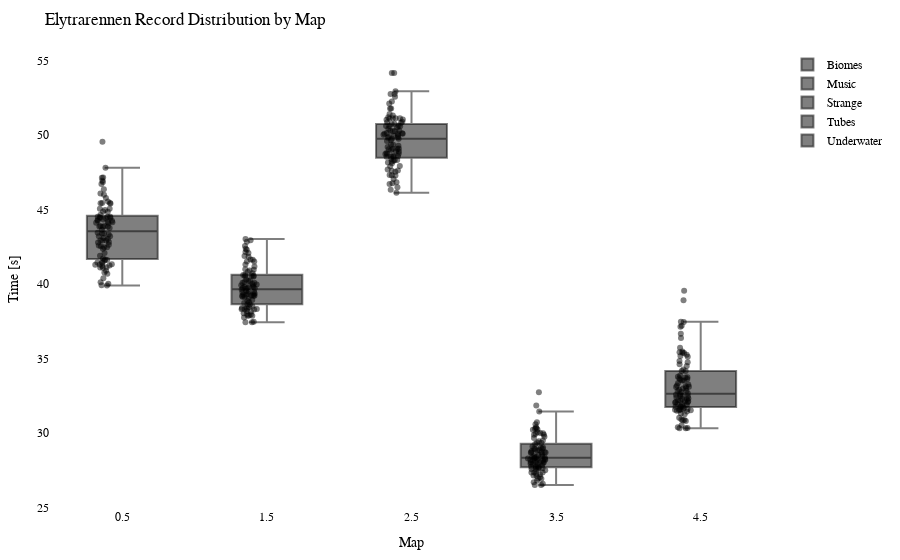

The notebook cell saved with this chart:
### Code cell
import plotly.graph_objects as go
import plotly.io as pio

df = getRecordsDataframe(minigame="Elytrarennen")

# Calculate the offset for centering the data points
num_columns = len(df.columns)
offset = 0.5

# Create a Swarm plot using Plotly
fig = go.Figure()

for i, column in enumerate(df.columns):
    x_values = [i + offset] * len(df[column])  # Adjust x-values with offset for horizontal centering
    fig.add_trace(go.Box(x=x_values,
                         y=df[column],
                         name=column,
                         boxpoints='all',
                         pointpos=-0.5,  # Adjust point position to prevent overlapping
                         marker=dict(color='rgba(0,0,0,0.5)', size=6),  # Adjust marker color and size
                         hovertext=df.index,
                         hoverinfo='text+y'))

fig.update_layout(title="Elytrarennen Record Distribution by Map",
                  xaxis=dict(title="Map"),
                  yaxis=dict(title="Time [s]"),
                  showlegend=True,
                  font=dict(family="Arial", size=12, color="black"),  # Customize font
                  plot_bgcolor="white",  # Set background color
                  margin=dict(l=50, r=50, t=50, b=50),  # Adjust margins for better layout
                  )

pio.show(fig)

pio.write_html(fig, "out/elytr_swarm_plot.html")

### Figure 1 — Plotly figure (JSON) as saved in the notebook; plotly's stock layout.template omitted (floating-point values rounded to 4 significant figures)
{"data": [{"boxpoints": "all", "hoverinfo": "text+y", "hovertext": ["agowskyy", "Anni808", "Axollotel", "BacardiSprite", "bawskey", "BusinessBent", "ByNetherdude", "byTobi", "cediiiiii_10", "Chander24", "Chrisi20101", "crocodile1870", "cxl1lo", "DarkCobweb", "DerBaumIstDerWeg", "Dokkkkko", "Ex4cted", "Falke23_5", "Feinberg", "Fflopse", "ForceFox", "Freeeedom", "frutigall", "GamemasterNiki", "GeneralEnte06", "Gerrygames", "Gobo9", "GrafikKatze", "Grapfen", "Gummibearchen", "H1ghsay", "h4nnes", "Harold_Sensemann", "HerrDante", "itemTooltipExport", "Jan2220", "JennieKim", "jimmi1410", "JOW23", "Joy_8oy", "JustK1lling", "KakaMC", "Kanickelul", "Kokochampi", "Kokochampo", "Krusti", "Kyuudo", "LeWi_100", "Livgo", "lizsyy", "LordAlexos", "Lubotter2009", "Luis_XYZ", "M0orey_0", "marbrueck", "Martomias", "Mincheeen", "MrNulfred", "Nexilus", "Ninivee", "officialryzon", "Oronor", "PedroZockt", "Picutar", "PixlNight", "PolizeiDreamy", "Radattel", "Raefinzs", "Ritokii", "rXzEr_Justin", "Sackkerl", "schmaarek", "ScreamingBlatz", "Sebi1801", "Seemops_8", "Sey__", "SpeckyCut", "StaudammAusHolz", "Tomiokey", "tsuneee", "twitchparaskiill", "Txlentierter", "Umgfoin", "WirdNichtGeladen", "Wissender", "xBaumeisterin", "xX_Dima_ggg_Xx6", "xX_Masha_ggg_Xx9", "ymq_", "yzvm", "zTotito", "_n3d", "_Waldi_"], "marker": {"color": "rgba(0,0,0,0.5)", "size": 6}, "name": "Biomes", "pointpos": -0.5, "type": "box", "x": [0.5, 0.5, 0.5, 0.5, 0.5, 0.5, 0.5, 0.5, 0.5, 0.5, 0.5, 0.5, 0.5, 0.5, 0.5, 0.5, 0.5, 0.5, 0.5, 0.5, 0.5, 0.5, 0.5, 0.5, 0.5, 0.5, 0.5, 0.5, 0.5, 0.5, 0.5, 0.5, 0.5, 0.5, 0.5, 0.5, 0.5, 0.5, 0.5, 0.5, 0.5, 0.5, 0.5, 0.5, 0.5, 0.5, 0.5, 0.5, 0.5, 0.5, 0.5, 0.5, 0.5, 0.5, 0.5, 0.5, 0.5, 0.5, 0.5, 0.5, 0.5, 0.5, 0.5, 0.5, 0.5, 0.5, 0.5, 0.5, 0.5, 0.5, 0.5, 0.5, 0.5, 0.5, 0.5, 0.5, 0.5, 0.5, 0.5, 0.5, 0.5, 0.5, 0.5, 0.5, 0.5, 0.5, 0.5, 0.5, 0.5, 0.5, 0.5, 0.5, 0.5], "y": [45.53, 43.89, 44.44, 40.68, 44.11, 47.81, 47.13, 44.52, 40.89, 45.43, 44.48, 43.32, 44.14, 41.33, 43.86, 44.85, 41.23, 42.92, null, 40.01, 41.45, 39.91, 42.82, 43.63, 41.44, 40.77, 39.9, null, 41.42, 42.47, 44.97, 41.7, 45.98, 41.09, null, 43.2, 42.78, 45.05, 41.28, 43.39, 45.42, 41.12, null, 49.54, 44.51, 44.24, 46.36, 41.57, 46.07, 41.2, 44.86, 44.3, 42.92, 43.84, 44.07, 42.54, 42.93, 43.02, 46.72, 44.42, null, 46.85, 40.12, 42.64, 41.61, 43.43, 45.4, 46.92, 43.39, 44.64, 45.44, 42.58, 44.24, 45.06, 43.76, 41.89, 47.14, 44.51, 44.33, 40.39, 42.47, 41.65, 43.2, 44.17, 43.89, 42.36, 43.08, 45.78, 41.31, 42.08, 44.43, 41.11, 43.86]}, {"boxpoints": "all", "hoverinfo": "text+y", "hovertext": ["agowskyy", "Anni808", "Axollotel", "BacardiSprite", "bawskey", "BusinessBent", "ByNetherdude", "byTobi", "cediiiiii_10", "Chander24", "Chrisi20101", "crocodile1870", "cxl1lo", "DarkCobweb", "DerBaumIstDerWeg", "Dokkkkko", "Ex4cted", "Falke23_5", "Feinberg", "Fflopse", "ForceFox", "Freeeedom", "frutigall", "GamemasterNiki", "GeneralEnte06", "Gerrygames", "Gobo9", "GrafikKatze", "Grapfen", "Gummibearchen", "H1ghsay", "h4nnes", "Harold_Sensemann", "HerrDante", "itemTooltipExport", "Jan2220", "JennieKim", "jimmi1410", "JOW23", "Joy_8oy", "JustK1lling", "KakaMC", "Kanickelul", "Kokochampi", "Kokochampo", "Krusti", "Kyuudo", "LeWi_100", "Livgo", "lizsyy", "LordAlexos", "Lubotter2009", "Luis_XYZ", "M0orey_0", "marbrueck", "Martomias", "Mincheeen", "MrNulfred", "Nexilus", "Ninivee", "officialryzon", "Oronor", "PedroZockt", "Picutar", "PixlNight", "PolizeiDreamy", "Radattel", "Raefinzs", "Ritokii", "rXzEr_Justin", "Sackkerl", "schmaarek", "ScreamingBlatz", "Sebi1801", "Seemops_8", "Sey__", "SpeckyCut", "StaudammAusHolz", "Tomiokey", "tsuneee", "twitchparaskiill", "Txlentierter", "Umgfoin", "WirdNichtGeladen", "Wissender", "xBaumeisterin", "xX_Dima_ggg_Xx6", "xX_Masha_ggg_Xx9", "ymq_", "yzvm", "zTotito", "_n3d", "_Waldi_"], "marker": {"color": "rgba(0,0,0,0.5)", "size": 6}, "name": "Music", "pointpos": -0.5, "type": "box", "x": [1.5, 1.5, 1.5, 1.5, 1.5, 1.5, 1.5, 1.5, 1.5, 1.5, 1.5, 1.5, 1.5, 1.5, 1.5, 1.5, 1.5, 1.5, 1.5, 1.5, 1.5, 1.5, 1.5, 1.5, 1.5, 1.5, 1.5, 1.5, 1.5, 1.5, 1.5, 1.5, 1.5, 1.5, 1.5, 1.5, 1.5, 1.5, 1.5, 1.5, 1.5, 1.5, 1.5, 1.5, 1.5, 1.5, 1.5, 1.5, 1.5, 1.5, 1.5, 1.5, 1.5, 1.5, 1.5, 1.5, 1.5, 1.5, 1.5, 1.5, 1.5, 1.5, 1.5, 1.5, 1.5, 1.5, 1.5, 1.5, 1.5, 1.5, 1.5, 1.5, 1.5, 1.5, 1.5, 1.5, 1.5, 1.5, 1.5, 1.5, 1.5, 1.5, 1.5, 1.5, 1.5, 1.5, 1.5, 1.5, 1.5, 1.5, 1.5, 1.5, 1.5], "y": [40.55, 40.22, 40.08, 38.3, 43.02, 40.99, 40.62, 40.2, 37.95, 40.49, 39.8, 39.34, 38.64, 37.87, 42.55, 39.84, 37.43, 39.21, 42.93, 38.33, 40.95, 37.98, 38.31, 39.28, 40.07, 40.02, 37.75, 38.04, 39.28, 38.38, 40.72, 38.77, 39.67, 38.15, null, 39.8, 39.21, 40.52, 38.32, 38.85, null, 37.86, null, 42.36, 41.31, 38.62, 40.55, 37.47, 41.5, 39.48, 39.72, 40.13, 41.83, 39.13, 41.62, 39.29, 40.3, 38.19, 42.07, 38.93, 41.88, 42.14, 37.44, 39.36, 39.23, 39.89, null, 41.17, 39.97, 39.73, 40.91, 37.88, 40.6, 42.84, 39.63, 39.22, 38.73, 39.44, 39.91, 38.46, 39.15, null, 39.02, 40.82, 39.74, 38.5, 39.48, 41.64, 38.41, 38.28, 42.3, 39.52, 41.5]}, {"boxpoints": "all", "hoverinfo": "text+y", "hovertext": ["agowskyy", "Anni808", "Axollotel", "BacardiSprite", "bawskey", "BusinessBent", "ByNetherdude", "byTobi", "cediiiiii_10", "Chander24", "Chrisi20101", "crocodile1870", "cxl1lo", "DarkCobweb", "DerBaumIstDerWeg", "Dokkkkko", "Ex4cted", "Falke23_5", "Feinberg", "Fflopse", "ForceFox", "Freeeedom", "frutigall", "GamemasterNiki", "GeneralEnte06", "Gerrygames", "Gobo9", "GrafikKatze", "Grapfen", "Gummibearchen", "H1ghsay", "h4nnes", "Harold_Sensemann", "HerrDante", "itemTooltipExport", "Jan2220", "JennieKim", "jimmi1410", "JOW23", "Joy_8oy", "JustK1lling", "KakaMC", "Kanickelul", "Kokochampi", "Kokochampo", "Krusti", "Kyuudo", "LeWi_100", "Livgo", "lizsyy", "LordAlexos", "Lubotter2009", "Luis_XYZ", "M0orey_0", "marbrueck", "Martomias", "Mincheeen", "MrNulfred", "Nexilus", "Ninivee", "officialryzon", "Oronor", "PedroZockt", "Picutar", "PixlNight", "PolizeiDreamy", "Radattel", "Raefinzs", "Ritokii", "rXzEr_Justin", "Sackkerl", "schmaarek", "ScreamingBlatz", "Sebi1801", "Seemops_8", "Sey__", "SpeckyCut", "StaudammAusHolz", "Tomiokey", "tsuneee", "twitchparaskiill", "Txlentierter", "Umgfoin", "WirdNichtGeladen", "Wissender", "xBaumeisterin", "xX_Dima_ggg_Xx6", "xX_Masha_ggg_Xx9", "ymq_", "yzvm", "zTotito", "_n3d", "_Waldi_"], "marker": {"color": "rgba(0,0,0,0.5)", "size": 6}, "name": "Strange", "pointpos": -0.5, "type": "box", "x": [2.5, 2.5, 2.5, 2.5, 2.5, 2.5, 2.5, 2.5, 2.5, 2.5, 2.5, 2.5, 2.5, 2.5, 2.5, 2.5, 2.5, 2.5, 2.5, 2.5, 2.5, 2.5, 2.5, 2.5, 2.5, 2.5, 2.5, 2.5, 2.5, 2.5, 2.5, 2.5, 2.5, 2.5, 2.5, 2.5, 2.5, 2.5, 2.5, 2.5, 2.5, 2.5, 2.5, 2.5, 2.5, 2.5, 2.5, 2.5, 2.5, 2.5, 2.5, 2.5, 2.5, 2.5, 2.5, 2.5, 2.5, 2.5, 2.5, 2.5, 2.5, 2.5, 2.5, 2.5, 2.5, 2.5, 2.5, 2.5, 2.5, 2.5, 2.5, 2.5, 2.5, 2.5, 2.5, 2.5, 2.5, 2.5, 2.5, 2.5, 2.5, 2.5, 2.5, 2.5, 2.5, 2.5, 2.5, 2.5, 2.5, 2.5, 2.5, 2.5, 2.5], "y": [52.94, 50.61, 50.02, 47.91, 50.86, 51.05, 54.17, 50.09, 46.49, 50.27, 50.26, 48.55, 50.29, 48.79, 49.96, 50.75, 47.05, 49.75, 51.31, 46.32, 46.71, 46.83, 50.08, 49.0, 49.09, 47.68, 46.77, 47.31, 49.85, 48.54, 50.51, 47.93, 49.05, 47.6, null, 49.28, 48.27, 48.59, 48.41, 50.42, 47.3, 48.23, 49.75, 51.78, 49.88, 51.19, 52.76, 48.15, 51.78, 47.62, 51.13, 50.3, 50.63, 51.11, 51.03, 49.67, 48.32, 48.9, 50.6, 51.13, 52.25, 51.41, 46.12, 49.2, 48.75, 49.59, 50.09, 54.17, 48.57, 49.36, 50.89, 48.92, 52.11, 49.82, 50.14, 47.53, 51.12, 52.56, 50.75, 48.11, 49.08, 49.37, 49.97, 50.12, 48.57, 48.33, 48.72, 52.75, 47.28, 48.72, 50.6, 49.08, 50.83]}, {"boxpoints": "all", "hoverinfo": "text+y", "hovertext": ["agowskyy", "Anni808", "Axollotel", "BacardiSprite", "bawskey", "BusinessBent", "ByNetherdude", "byTobi", "cediiiiii_10", "Chander24", "Chrisi20101", "crocodile1870", "cxl1lo", "DarkCobweb", "DerBaumIstDerWeg", "Dokkkkko", "Ex4cted", "Falke23_5", "Feinberg", "Fflopse", "ForceFox", "Freeeedom", "frutigall", "GamemasterNiki", "GeneralEnte06", "Gerrygames", "Gobo9", "GrafikKatze", "Grapfen", "Gummibearchen", "H1ghsay", "h4nnes", "Harold_Sensemann", "HerrDante", "itemTooltipExport", "Jan2220", "JennieKim", "jimmi1410", "JOW23", "Joy_8oy", "JustK1lling", "KakaMC", "Kanickelul", "Kokochampi", "Kokochampo", "Krusti", "Kyuudo", "LeWi_100", "Livgo", "lizsyy", "LordAlexos", "Lubotter2009", "Luis_XYZ", "M0orey_0", "marbrueck", "Martomias", "Mincheeen", "MrNulfred", "Nexilus", "Ninivee", "officialryzon", "Oronor", "PedroZockt", "Picutar", "PixlNight", "PolizeiDreamy", "Radattel", "Raefinzs", "Ritokii", "rXzEr_Justin", "Sackkerl", "schmaarek", "ScreamingBlatz", "Sebi1801", "Seemops_8", "Sey__", "SpeckyCut", "StaudammAusHolz", "Tomiokey", "tsuneee", "twitchparaskiill", "Txlentierter", "Umgfoin", "WirdNichtGeladen", "Wissender", "xBaumeisterin", "xX_Dima_ggg_Xx6", "xX_Masha_ggg_Xx9", "ymq_", "yzvm", "zTotito", "_n3d", "_Waldi_"], "marker": {"color": "rgba(0,0,0,0.5)", "size": 6}, "name": "Tubes", "pointpos": -0.5, "type": "box", "x": [3.5, 3.5, 3.5, 3.5, 3.5, 3.5, 3.5, 3.5, 3.5, 3.5, 3.5, 3.5, 3.5, 3.5, 3.5, 3.5, 3.5, 3.5, 3.5, 3.5, 3.5, 3.5, 3.5, 3.5, 3.5, 3.5, 3.5, 3.5, 3.5, 3.5, 3.5, 3.5, 3.5, 3.5, 3.5, 3.5, 3.5, 3.5, 3.5, 3.5, 3.5, 3.5, 3.5, 3.5, 3.5, 3.5, 3.5, 3.5, 3.5, 3.5, 3.5, 3.5, 3.5, 3.5, 3.5, 3.5, 3.5, 3.5, 3.5, 3.5, 3.5, 3.5, 3.5, 3.5, 3.5, 3.5, 3.5, 3.5, 3.5, 3.5, 3.5, 3.5, 3.5, 3.5, 3.5, 3.5, 3.5, 3.5, 3.5, 3.5, 3.5, 3.5, 3.5, 3.5, 3.5, 3.5, 3.5, 3.5, 3.5, 3.5, 3.5, 3.5, 3.5], "y": [29.08, 28.7, 28.84, 27.71, 30.37, 30.71, 30.27, 28.69, 27.12, 30.22, 28.25, 28.66, 28.2, 27.14, 29.02, 28.51, 26.68, 27.48, null, 27.01, 30.2, 27.34, 28.05, 29.87, 27.92, 26.94, 26.92, 27.25, 27.49, 27.73, 28.54, 27.23, 28.32, 26.58, null, 27.36, 28.69, 28.38, 27.59, 28.81, 28.15, 26.5, null, 30.58, 31.84, 28.93, 29.74, 26.49, 32.73, 28.14, 29.65, 27.98, 28.37, 28.34, 29.35, 28.07, 27.83, 28.28, 29.98, 28.44, 29.25, 29.94, 26.81, 28.28, 28.19, 28.02, 29.34, 31.43, 28.78, 28.03, 28.88, 27.65, 29.99, 27.63, 27.77, 27.92, 29.88, 28.7, 29.0, 27.87, 28.25, null, 28.95, 29.48, 28.12, 27.33, 27.72, 30.32, 27.61, 27.56, 29.43, 28.41, 30.04]}, {"boxpoints": "all", "hoverinfo": "text+y", "hovertext": ["agowskyy", "Anni808", "Axollotel", "BacardiSprite", "bawskey", "BusinessBent", "ByNetherdude", "byTobi", "cediiiiii_10", "Chander24", "Chrisi20101", "crocodile1870", "cxl1lo", "DarkCobweb", "DerBaumIstDerWeg", "Dokkkkko", "Ex4cted", "Falke23_5", "Feinberg", "Fflopse", "ForceFox", "Freeeedom", "frutigall", "GamemasterNiki", "GeneralEnte06", "Gerrygames", "Gobo9", "GrafikKatze", "Grapfen", "Gummibearchen", "H1ghsay", "h4nnes", "Harold_Sensemann", "HerrDante", "itemTooltipExport", "Jan2220", "JennieKim", "jimmi1410", "JOW23", "Joy_8oy", "JustK1lling", "KakaMC", "Kanickelul", "Kokochampi", "Kokochampo", "Krusti", "Kyuudo", "LeWi_100", "Livgo", "lizsyy", "LordAlexos", "Lubotter2009", "Luis_XYZ", "M0orey_0", "marbrueck", "Martomias", "Mincheeen", "MrNulfred", "Nexilus", "Ninivee", "officialryzon", "Oronor", "PedroZockt", "Picutar", "PixlNight", "PolizeiDreamy", "Radattel", "Raefinzs", "Ritokii", "rXzEr_Justin", "Sackkerl", "schmaarek", "ScreamingBlatz", "Sebi1801", "Seemops_8", "Sey__", "SpeckyCut", "StaudammAusHolz", "Tomiokey", "tsuneee", "twitchparaskiill", "Txlentierter", "Umgfoin", "WirdNichtGeladen", "Wissender", "xBaumeisterin", "xX_Dima_ggg_Xx6", "xX_Masha_ggg_Xx9", "ymq_", "yzvm", "zTotito", "_n3d", "_Waldi_"], "marker": {"color": "rgba(0,0,0,0.5)", "size": 6}, "name": "Underwater", "pointpos": -0.5, "type": "box", "x": [4.5, 4.5, 4.5, 4.5, 4.5, 4.5, 4.5, 4.5, 4.5, 4.5, 4.5, 4.5, 4.5, 4.5, 4.5, 4.5, 4.5, 4.5, 4.5, 4.5, 4.5, 4.5, 4.5, 4.5, 4.5, 4.5, 4.5, 4.5, 4.5, 4.5, 4.5, 4.5, 4.5, 4.5, 4.5, 4.5, 4.5, 4.5, 4.5, 4.5, 4.5, 4.5, 4.5, 4.5, 4.5, 4.5, 4.5, 4.5, 4.5, 4.5, 4.5, 4.5, 4.5, 4.5, 4.5, 4.5, 4.5, 4.5, 4.5, 4.5, 4.5, 4.5, 4.5, 4.5, 4.5, 4.5, 4.5, 4.5, 4.5, 4.5, 4.5, 4.5, 4.5, 4.5, 4.5, 4.5, 4.5, 4.5, 4.5, 4.5, 4.5, 4.5, 4.5, 4.5, 4.5, 4.5, 4.5, 4.5, 4.5, 4.5, 4.5, 4.5, 4.5], "y": [37.46, 33.52, 33.77, 32.08, 32.18, 35.37, 39.55, 32.59, 30.32, 32.9, 33.73, 32.12, 33.72, 31.55, 32.65, 33.17, 30.37, 34.49, null, 30.31, 34.16, 30.8, 32.12, 33.85, 31.53, 30.89, 30.51, 31.92, 31.79, 31.76, 33.67, 31.59, 32.15, 31.74, null, 31.93, 32.83, 32.5, 31.56, 32.05, 38.91, 31.01, 35.1, 35.46, 35.71, 33.01, 34.6, 30.87, 37.19, 31.3, 35.25, 32.74, 32.01, 33.07, 34.26, 32.3, 32.47, 31.48, 34.83, 35.37, null, 37.13, 30.33, 32.27, 31.43, 32.38, 33.56, 37.44, 33.62, 32.46, 33.13, 31.59, 35.42, 36.37, 33.1, 31.53, 35.16, 34.73, 34.15, 31.24, 32.81, 31.75, 32.97, 33.25, 31.67, 32.55, 30.85, 36.66, 31.59, 31.89, 33.34, 32.26, 33.51]}], "layout": {"font": {"color": "black", "family": "Arial", "size": 12}, "margin": {"b": 50, "l": 50, "r": 50, "t": 50}, "plot_bgcolor": "white", "showlegend": true, "title": {"text": "Elytrarennen Record Distribution by Map"}, "xaxis": {"title": {"text": "Map"}}, "yaxis": {"title": {"text": "Time [s]"}}}}
